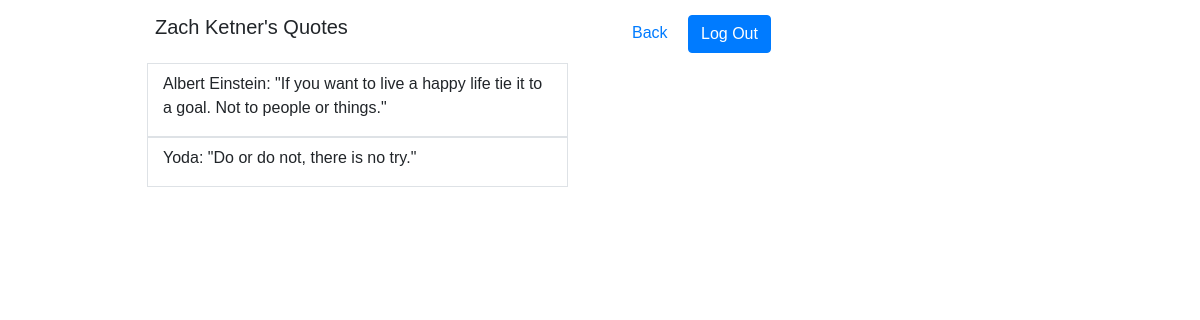
The page /quotes/user/2 (signed in) on the database its author committed.
### login_and_reg_app/models.py (models this page shows)
class User(models.Model):
    fName = models.CharField(max_length=32)
    lName = models.CharField(max_length=32)
    email = models.CharField(max_length=64)
    password = models.CharField(max_length=64)
    created_at = models.DateTimeField(auto_now_add=True)
    updated_at = models.DateTimeField(auto_now=True)
    objects = userManager()

### exam_project_app/models.py (models this page shows)
class Quotes(models.Model):
    author = models.CharField(max_length=64)
    description = models.CharField(max_length=255)
    created_at = models.DateTimeField(auto_now_add=True)
    updated_at = models.DateTimeField(auto_now=True)
    quoter = models.ForeignKey(User, related_name="quotes", on_delete=models.CASCADE)
    quote_likes = models.ManyToManyField(User, related_name='liked_quotes')
    objects = QuoteManager()

### exam_project_app/views.py (the view)
# urls.py: path('user/<int:userid>', views.userQuotes),
def userQuotes(request, userid):
    if 'user' not in request.session:
        return redirect('/')
    else:
        context ={
            'user': User.objects.get(id=userid),
        }
        return render(request, 'userPage.html', context)

### exam_project_app/templates/userPage.html (shortened to what this page needs)
<!DOCTYPE html>
<html lang="en">
<head>
    <link rel="stylesheet" href="https://cdn.jsdelivr.net/npm/bootstrap@4.6.1/dist/css/bootstrap.min.css">
    {% load static %}
    <link rel="stylesheet" href="{% static 'css/style.css' %}">
</head>
<body>
    <div id="wrapper">
        <div id="register">
            <section>
                <h5 class="pl-2 pb-3">{{user.fName}} {{user.lName}}'s Quotes</h5>
                {% for quote in user.quotes.all %}
                    <div class="container border pt-2">
                    <p>{{quote.author}}: "{{quote.description}}"</p>
                    </div>
                {% endfor %}
            </section>
            <section>
                <a href="/quotes" class="mr-3">Back</a>
                <a href="/log_out" class="btn btn-primary" role="button">Log Out</a>
            </section>
        </div>
    </div>
</body>
</html>

### login_and_reg_app/static/css/style.css (style rules this page uses)
* { font-family: 'arial', sans-serif; }
#wrapper { width: 970px; margin: auto; padding-top: 15px; }
#register { display: flex; justify-content: space-between; }
#register > section { width: 50%; margin: 0 2em; }

### rows shown on the page
User: fName "Zach", lName "Ketner"
Quotes: author "Albert Einstein", description "If you want to live a happy life tie it to a goal. Not to people or things."
Quotes: author "Yoda", description "Do or do not, there is no try."
